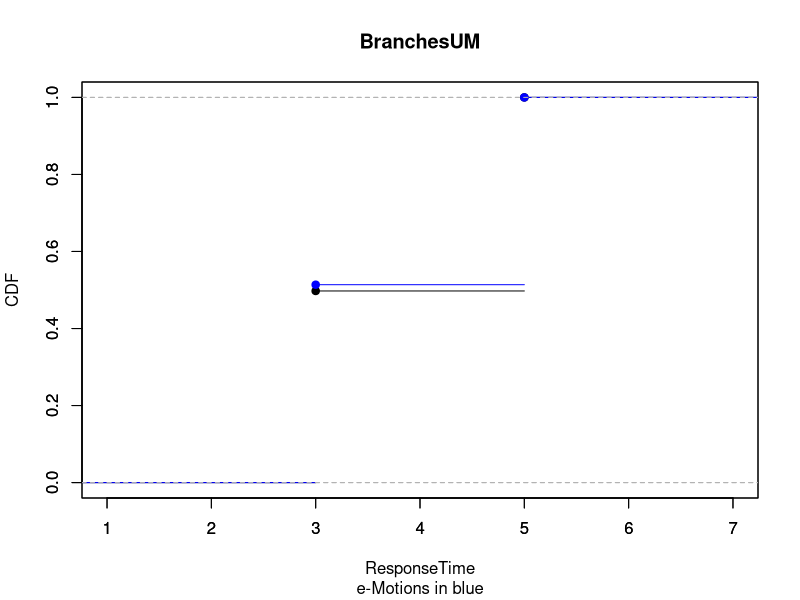

R code for this plot:
print("BranchesUMParameters")

minimumPCM = read.csv2("PalladioResults/result_16000.csv", header=F, dec=".")
minimumEmotions = read.csv2("MaudeResults/result_16000tu.txt", header=F, dec=".")

lenPCM <- length(minimumPCM[,1])
lenEmotions <- length(minimumEmotions[,1])

lenPCM
lenEmotions

ks.test(minimumPCM[,1], minimumEmotions[,1])


png('outBranchesUM.png')
plot(ecdf(minimumPCM[,1]), main="", xlab="", ylab="")
par(new=TRUE)
plot(ecdf(minimumEmotions[,1]), main="", xlab="", ylab="", col="blue")
title(main="BranchesUM", sub="e-Motions in blue",
	xlab="ResponseTime", ylab="CDF")


